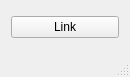
<?xml version="1.0" encoding="UTF-8"?>
<ui version="4.0">
    <class>MainWindow</class>
    <widget class="QMainWindow" name="MainWindow">
        <property name="geometry">
            <rect>
                <x>0</x>
                <y>0</y>
                <width>130</width>
                <height>77</height>
            </rect>
        </property>
        <property name="minimumSize">
            <size>
                <width>130</width>
                <height>77</height>
            </size>
        </property>
        <property name="maximumSize">
            <size>
                <width>130</width>
                <height>77</height>
            </size>
        </property>
        <property name="windowTitle">
            <string>Wiimote Connector</string>
        </property>
        <widget class="QWidget" name="centralWidget">
            <layout class="QGridLayout" name="gridLayout">
                <item row="0" column="0">
                    <widget class="QPushButton" name="linkButton">
                        <property name="text">
                            <string>Link</string>
                        </property>
                    </widget>
                </item>
            </layout>
        </widget>
        <widget class="QMenuBar" name="menuBar">
            <property name="geometry">
                <rect>
                    <x>0</x>
                    <y>0</y>
                    <width>93</width>
                    <height>18</height>
                </rect>
            </property>
        </widget>
        <widget class="QStatusBar" name="statusBar"/>
    </widget>
    <layoutdefault spacing="6" margin="11"/>
    <resources/>
    <connections/>
</ui>
